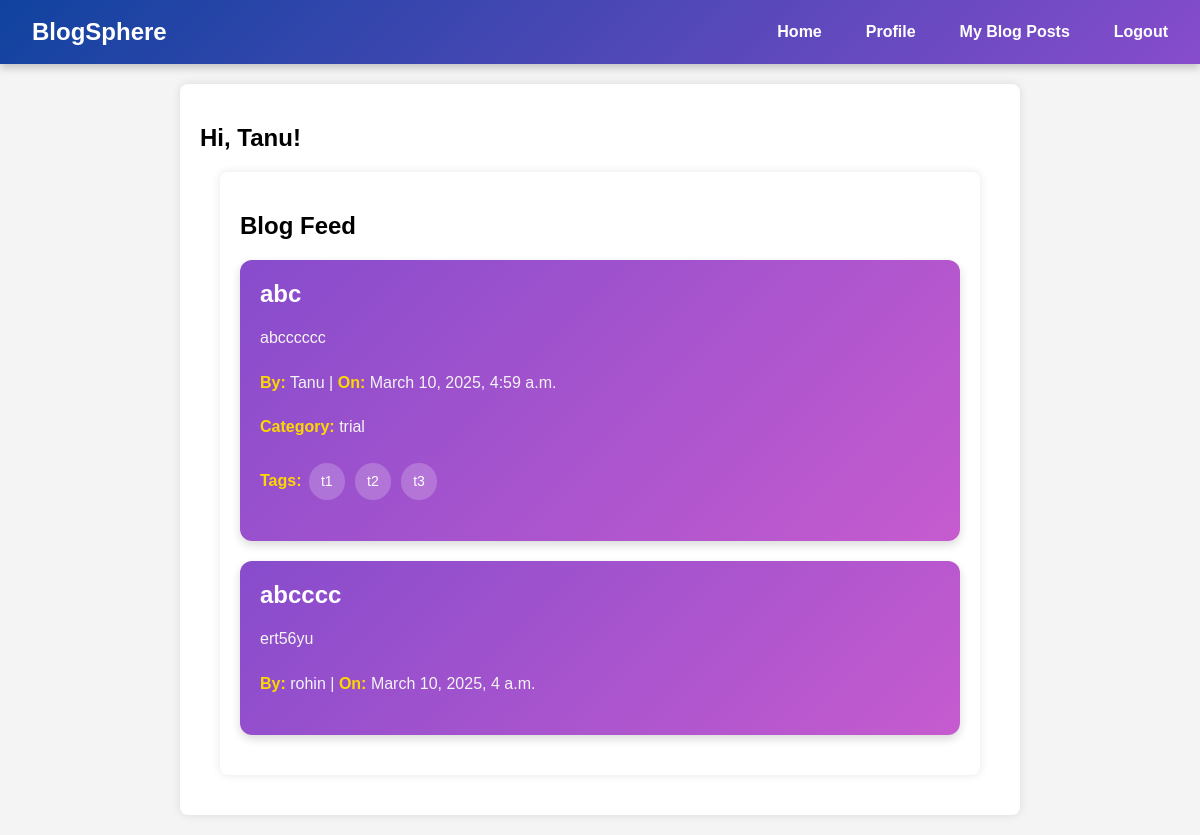
The app's page / (signed in), older data.
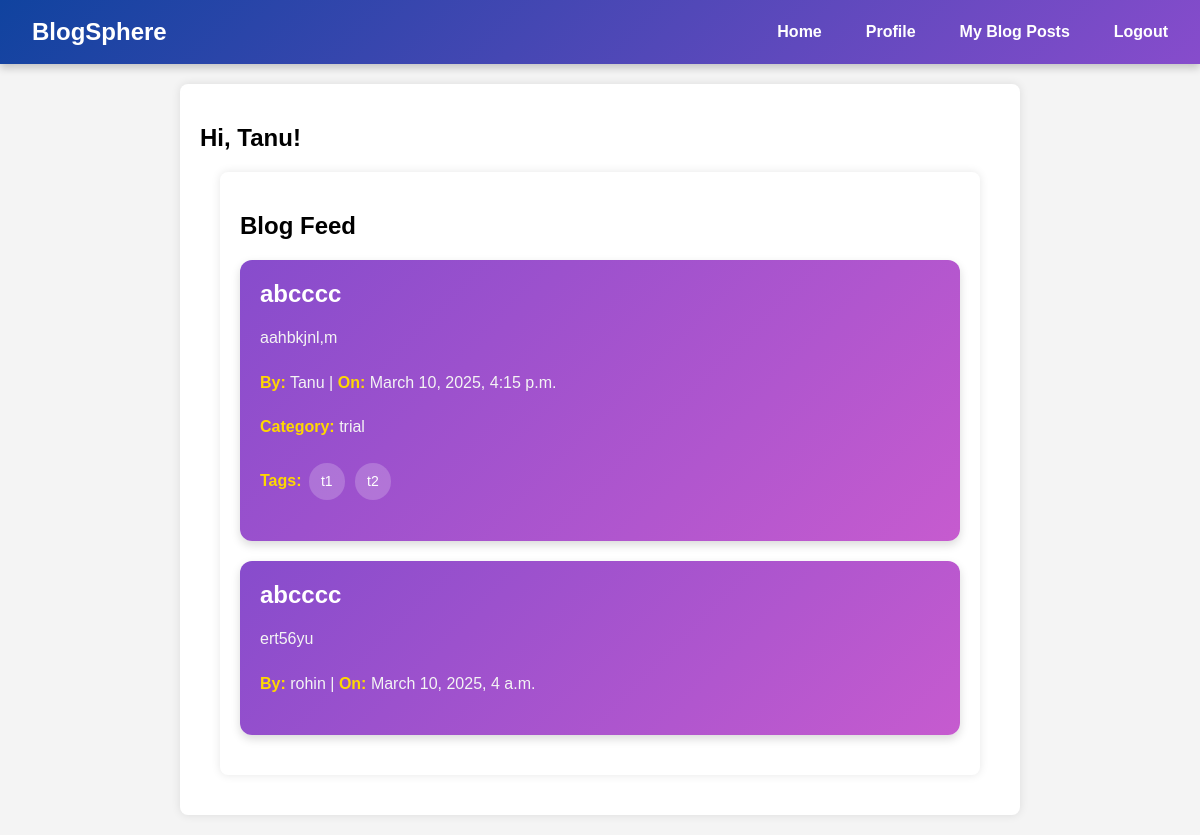
The same page, newer data.
### users/models.py (models this page shows, shortened)
class Post(models.Model):
    title = models.CharField(max_length=200)
    content = models.TextField()
    author = models.ForeignKey(User, on_delete=models.CASCADE)
    category = models.ForeignKey(Category, on_delete=models.SET_NULL, null=True, blank=True)
    tags = models.ManyToManyField(Tag, blank=True)
    created_at = models.DateTimeField(default=now)

class Category(models.Model):
    name = models.CharField(max_length=100, unique=True)

class Tag(models.Model):
    name = models.CharField(max_length=50, unique=True)

### users/views.py (the view)
# urls.py: path("", home, name="home"),  # Home Page
def home(request):
    posts = Post.objects.all().order_by('-created_at')
    return render(request, 'home.html', {'posts': posts})

### templates/home.html (shortened to what this page needs)
{% extends "base.html" %}
{% block content %}
{% if user.is_authenticated %}
    <h2>Hi, {{ user.username }}!</h2>
    <div class="container">
        <h2>Blog Feed</h2>
        {% for post in posts %}
            <div class="blog-card">
                <h3>{{ post.title }}</h3>
                <p>{{ post.content }}</p>
                <p><strong>By:</strong> {{ post.author.username }} | <strong>On:</strong> {{ post.created_at }}</p>
                {% if post.category %}
                    <p><strong>Category:</strong> {{ post.category.name }}</p>
                {% endif %}
                {% if post.tags.all %}
                    <p><strong>Tags:</strong>
                        {% for tag in post.tags.all %}
                            <span class="tag">{{ tag.name }}</span>
                        {% endfor %}
                    </p>
                {% endif %}
            </div>
        {% endfor %}
    </div>
{% else %}
    <h2>Welcome to the Blog!</h2>
    <p>This is the homepage of your blog website.</p>
    <p>You are not logged in.</p>
    <a href="{% url 'login' %}">Login</a> |
    <a href="{% url 'register' %}">Register</a>
{% endif %}
{% endblock %}

Row changes from the older to the newer data that the page shows:
changed Post "Tanu": loses Tag (name "t3"); title "abc" → "abcccc"; content "abcccccc" → "aahbkjnl,m"; created_at "March 10, 2025, 4:59 a.m." → "March 10, 2025, 4:15 p.m."
